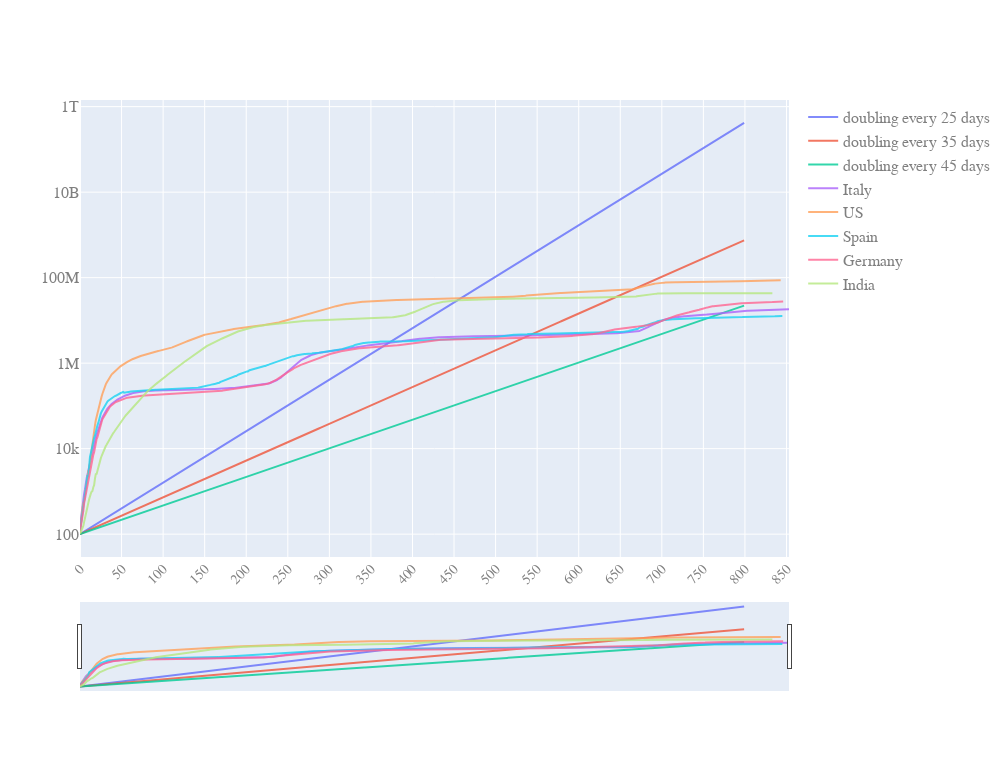

The notebook cell saved with this chart:
### Code cell
quick_plot(pd_sync_timelines_w_slope.date,
          pd_sync_timelines_w_slope.iloc[:,:-1],
          y_scale = 'log',
          slider = True)

### Figure 1 — Plotly figure (JSON) as saved in the notebook; plotly's stock layout.template omitted (floating-point values rounded to 4 significant figures; data arrays with more than 128 entries replaced by an {"elided": "..."} marker saying what was removed)
{"data": [{"name": "doubling every 25 days", "opacity": 0.8, "type": "scatter", "x": {"elided": "854 int values"}, "y": {"elided": "854 float values"}}, {"name": "doubling every 35 days", "opacity": 0.8, "type": "scatter", "x": {"elided": "854 int values"}, "y": {"elided": "854 float values"}}, {"name": "doubling every 45 days", "opacity": 0.8, "type": "scatter", "x": {"elided": "854 int values"}, "y": {"elided": "854 float values"}}, {"name": "Italy", "opacity": 0.8, "type": "scatter", "x": {"elided": "854 int values"}, "y": {"elided": "854 int values"}}, {"name": "US", "opacity": 0.8, "type": "scatter", "x": {"elided": "854 int values"}, "y": {"elided": "854 int values"}}, {"name": "Spain", "opacity": 0.8, "type": "scatter", "x": {"elided": "854 int values"}, "y": {"elided": "854 int values"}}, {"name": "Germany", "opacity": 0.8, "type": "scatter", "x": {"elided": "854 int values"}, "y": {"elided": "854 int values"}}, {"name": "India", "opacity": 0.8, "type": "scatter", "x": {"elided": "854 int values"}, "y": {"elided": "854 int values"}}], "layout": {"autosize": true, "font": {"color": "#7f7f7f", "family": "PT Sans, monospace", "size": 16}, "height": 770, "width": 1007, "xaxis": {"nticks": 20, "rangeslider": {"visible": true}, "tickangle": -45, "tickfont": {"color": "#7f7f7f", "size": 14}}, "yaxis": {"type": "log"}}}
